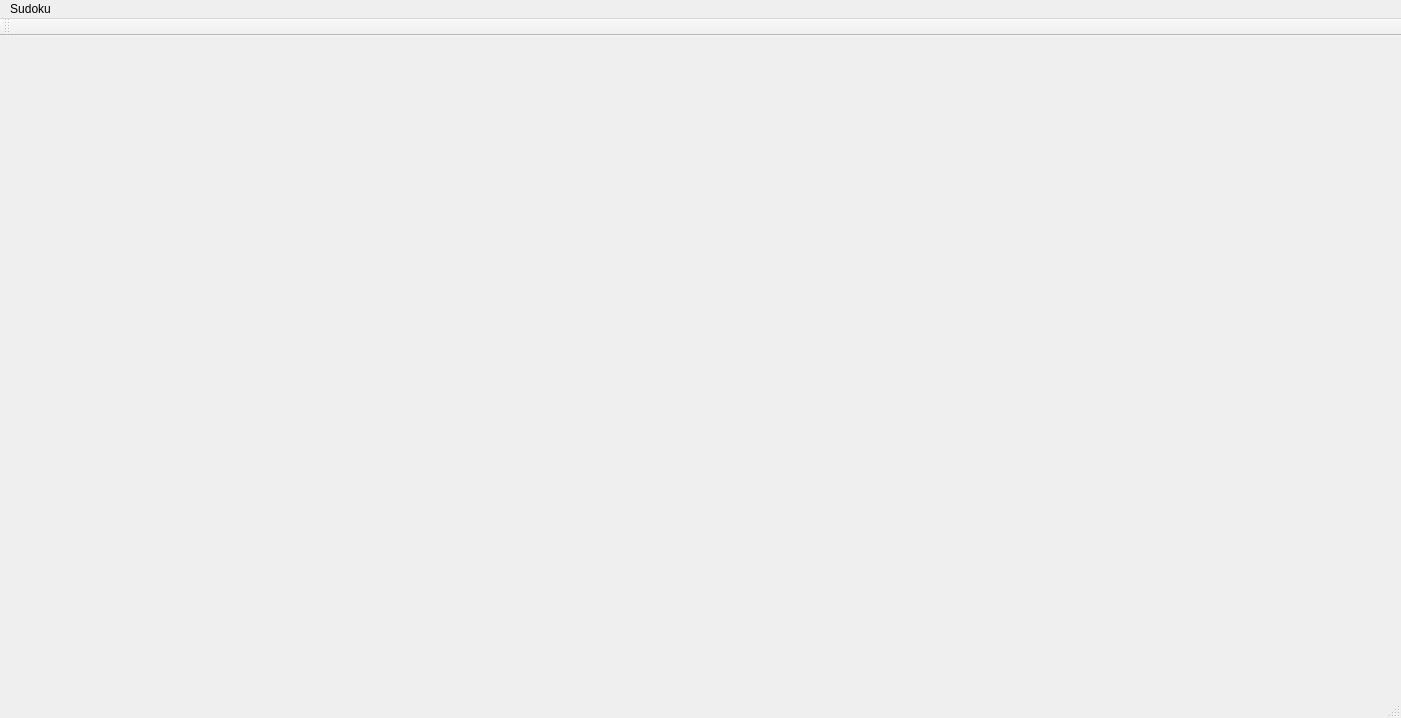
<?xml version="1.0" encoding="UTF-8"?>
<ui version="4.0">
 <class>MainWindow</class>
 <widget class="QMainWindow" name="MainWindow">
  <property name="geometry">
   <rect>
    <x>0</x>
    <y>0</y>
    <width>1401</width>
    <height>718</height>
   </rect>
  </property>
  <property name="windowTitle">
   <string>MainWindow</string>
  </property>
  <widget class="QWidget" name="centralWidget"/>
  <widget class="QMenuBar" name="menuBar">
   <property name="geometry">
    <rect>
     <x>0</x>
     <y>0</y>
     <width>1401</width>
     <height>22</height>
    </rect>
   </property>
   <widget class="QMenu" name="menuSudoku">
    <property name="title">
     <string>Sudoku</string>
    </property>
   </widget>
   <addaction name="menuSudoku"/>
  </widget>
  <widget class="QToolBar" name="mainToolBar">
   <attribute name="toolBarArea">
    <enum>TopToolBarArea</enum>
   </attribute>
   <attribute name="toolBarBreak">
    <bool>false</bool>
   </attribute>
  </widget>
  <widget class="QStatusBar" name="statusBar"/>
 </widget>
 <layoutdefault spacing="6" margin="11"/>
 <resources/>
 <connections/>
</ui>
